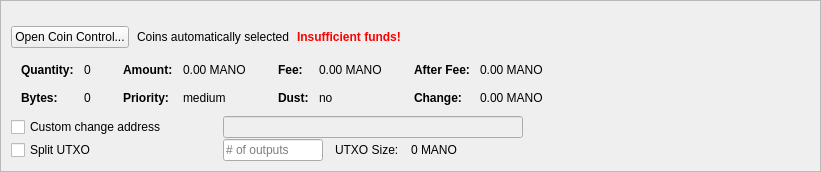
         <widget class="QFrame" name="frameCoinControl">
          <property name="sizePolicy">
           <sizepolicy hsizetype="Expanding" vsizetype="Expanding">
            <horstretch>0</horstretch>
            <verstretch>0</verstretch>
           </sizepolicy>
          </property>
          <property name="maximumSize">
           <size>
            <width>16777215</width>
            <height>16777215</height>
           </size>
          </property>
          <property name="frameShape">
           <enum>QFrame::StyledPanel</enum>
          </property>
          <property name="frameShadow">
           <enum>QFrame::Sunken</enum>
          </property>
          <layout class="QVBoxLayout" name="verticalLayoutCoinControl2">
           <property name="spacing">
            <number>0</number>
           </property>
           <property name="leftMargin">
            <number>0</number>
           </property>
           <property name="topMargin">
            <number>0</number>
           </property>
           <property name="rightMargin">
            <number>0</number>
           </property>
           <property name="bottomMargin">
            <number>0</number>
           </property>
           <item>
            <widget class="QFrame" name="frameCoinControl_BG">
             <layout class="QVBoxLayout" name="verticalLayoutCoinControl" stretch="0,0,0,0,0,0">
              <property name="spacing">
               <number>1</number>
              </property>
              <property name="leftMargin">
               <number>10</number>
              </property>
              <property name="topMargin">
               <number>10</number>
              </property>
              <item>
               <layout class="QHBoxLayout" name="horizontalLayoutCoinControl1">
                <property name="bottomMargin">
                 <number>15</number>
                </property>
                <item>
                 <layout class="QVBoxLayout" name="verticalLayout_3">
                  <property name="spacing">
                   <number>6</number>
                  </property>
                 </layout>
                </item>
               </layout>
              </item>
              <item>
               <layout class="QHBoxLayout" name="horizontalLayoutCoinControl2" stretch="0,0,0,0">
                <property name="spacing">
                 <number>8</number>
                </property>
                <property name="bottomMargin">
                 <number>10</number>
                </property>
                <item>
                 <widget class="QPushButton" name="pushButtonCoinControl">
                  <property name="sizePolicy">
                   <sizepolicy hsizetype="Minimum" vsizetype="Fixed">
                    <horstretch>0</horstretch>
                    <verstretch>0</verstretch>
                   </sizepolicy>
                  </property>
                  <property name="styleSheet">
                   <string notr="true"/>
                  </property>
                  <property name="text">
                   <string>Open Coin Control...</string>
                  </property>
                  <property name="autoDefault">
                   <bool>false</bool>
                  </property>
                 </widget>
                </item>
                <item>
                 <widget class="QLabel" name="labelCoinControlAutomaticallySelected">
                  <property name="text">
                   <string>Coins automatically selected</string>
                  </property>
                  <property name="margin">
                   <number>5</number>
                  </property>
                 </widget>
                </item>
                <item>
                 <widget class="QLabel" name="labelCoinControlInsuffFunds">
                  <property name="font">
                   <font>
                    <weight>75</weight>
                    <bold>true</bold>
                   </font>
                  </property>
                  <property name="styleSheet">
                   <string notr="true">color:red;font-weight:bold;</string>
                  </property>
                  <property name="text">
                   <string>Insufficient funds!</string>
                  </property>
                  <property name="margin">
                   <number>5</number>
                  </property>
                 </widget>
                </item>
                <item>
                 <spacer name="horizontalSpacerCoinControl">
                  <property name="orientation">
                   <enum>Qt::Horizontal</enum>
                  </property>
                  <property name="sizeHint" stdset="0">
                   <size>
                    <width>40</width>
                    <height>1</height>
                   </size>
                  </property>
                 </spacer>
                </item>
               </layout>
              </item>
              <item>
               <widget class="QWidget" name="widgetCoinControl" native="true">
                <property name="sizePolicy">
                 <sizepolicy hsizetype="Preferred" vsizetype="Preferred">
                  <horstretch>0</horstretch>
                  <verstretch>0</verstretch>
                 </sizepolicy>
                </property>
                <property name="minimumSize">
                 <size>
                  <width>0</width>
                  <height>0</height>
                 </size>
                </property>
                <property name="styleSheet">
                 <string notr="true"/>
                </property>
                <layout class="QHBoxLayout" name="horizontalLayoutCoinControl5">
                 <property name="leftMargin">
                  <number>0</number>
                 </property>
                 <property name="topMargin">
                  <number>0</number>
                 </property>
                 <property name="rightMargin">
                  <number>0</number>
                 </property>
                 <property name="bottomMargin">
                  <number>0</number>
                 </property>
                 <item>
                  <layout class="QHBoxLayout" name="horizontalLayoutCoinControl3" stretch="0,0,0,1">
                   <property name="spacing">
                    <number>20</number>
                   </property>
                   <property name="topMargin">
                    <number>0</number>
                   </property>
                   <property name="bottomMargin">
                    <number>10</number>
                   </property>
                   <item>
                    <layout class="QFormLayout" name="formLayoutCoinControl1">
                     <property name="horizontalSpacing">
                      <number>10</number>
                     </property>
                     <property name="verticalSpacing">
                      <number>14</number>
                     </property>
                     <property name="leftMargin">
                      <number>10</number>
                     </property>
                     <property name="topMargin">
                      <number>4</number>
                     </property>
                     <property name="rightMargin">
                      <number>6</number>
                     </property>
                     <item row="0" column="0">
                      <widget class="QLabel" name="labelCoinControlQuantityText">
                       <property name="font">
                        <font>
                         <weight>75</weight>
                         <bold>true</bold>
                        </font>
                       </property>
                       <property name="text">
                        <string>Quantity:</string>
                       </property>
                       <property name="margin">
                        <number>0</number>
                       </property>
                      </widget>
                     </item>
                     <item row="0" column="1">
                      <widget class="QLabel" name="labelCoinControlQuantity">
                       <property name="cursor">
                        <cursorShape>IBeamCursor</cursorShape>
                       </property>
                       <property name="contextMenuPolicy">
                        <enum>Qt::ActionsContextMenu</enum>
                       </property>
                       <property name="text">
                        <string notr="true">0</string>
                       </property>
                       <property name="margin">
                        <number>0</number>
                       </property>
                       <property name="textInteractionFlags">
                        <set>Qt::LinksAccessibleByMouse|Qt::TextSelectableByKeyboard|Qt::TextSelectableByMouse</set>
                       </property>
                      </widget>
                     </item>
                     <item row="1" column="0">
                      <widget class="QLabel" name="labelCoinControlBytesText">
                       <property name="font">
                        <font>
                         <weight>75</weight>
                         <bold>true</bold>
                        </font>
                       </property>
                       <property name="text">
                        <string>Bytes:</string>
                       </property>
                      </widget>
                     </item>
                     <item row="1" column="1">
                      <widget class="QLabel" name="labelCoinControlBytes">
                       <property name="cursor">
                        <cursorShape>IBeamCursor</cursorShape>
                       </property>
                       <property name="contextMenuPolicy">
                        <enum>Qt::ActionsContextMenu</enum>
                       </property>
                       <property name="text">
                        <string notr="true">0</string>
                       </property>
                       <property name="textInteractionFlags">
                        <set>Qt::LinksAccessibleByMouse|Qt::TextSelectableByKeyboard|Qt::TextSelectableByMouse</set>
                       </property>
                      </widget>
                     </item>
                    </layout>
                   </item>
                   <item>
                    <layout class="QFormLayout" name="formLayoutCoinControl2">
                     <property name="horizontalSpacing">
                      <number>10</number>
                     </property>
                     <property name="verticalSpacing">
                      <number>14</number>
                     </property>
                     <property name="leftMargin">
                      <number>6</number>
                     </property>
                     <property name="topMargin">
                      <number>4</number>
                     </property>
                     <property name="rightMargin">
                      <number>6</number>
                     </property>
                     <item row="0" column="0">
                      <widget class="QLabel" name="labelCoinControlAmountText">
                       <property name="font">
                        <font>
                         <weight>75</weight>
                         <bold>true</bold>
                        </font>
                       </property>
                       <property name="text">
                        <string>Amount:</string>
                       </property>
                       <property name="margin">
                        <number>0</number>
                       </property>
                      </widget>
                     </item>
                     <item row="0" column="1">
                      <widget class="QLabel" name="labelCoinControlAmount">
                       <property name="cursor">
                        <cursorShape>IBeamCursor</cursorShape>
                       </property>
                       <property name="contextMenuPolicy">
                        <enum>Qt::ActionsContextMenu</enum>
                       </property>
                       <property name="text">
                        <string notr="true">0.00 MANO</string>
                       </property>
                       <property name="textInteractionFlags">
                        <set>Qt::LinksAccessibleByMouse|Qt::TextSelectableByKeyboard|Qt::TextSelectableByMouse</set>
                       </property>
                      </widget>
                     </item>
                     <item row="1" column="0">
                      <widget class="QLabel" name="labelCoinControlPriorityText">
                       <property name="font">
                        <font>
                         <weight>75</weight>
                         <bold>true</bold>
                        </font>
                       </property>
                       <property name="text">
                        <string>Priority:</string>
                       </property>
                      </widget>
                     </item>
                     <item row="1" column="1">
                      <widget class="QLabel" name="labelCoinControlPriority">
                       <property name="cursor">
                        <cursorShape>IBeamCursor</cursorShape>
                       </property>
                       <property name="contextMenuPolicy">
                        <enum>Qt::ActionsContextMenu</enum>
                       </property>
                       <property name="text">
                        <string>medium</string>
                       </property>
                       <property name="textInteractionFlags">
                        <set>Qt::LinksAccessibleByMouse|Qt::TextSelectableByKeyboard|Qt::TextSelectableByMouse</set>
                       </property>
                      </widget>
                     </item>
                    </layout>
                   </item>
                   <item>
                    <layout class="QFormLayout" name="formLayoutCoinControl3">
                     <property name="horizontalSpacing">
                      <number>10</number>
                     </property>
                     <property name="verticalSpacing">
                      <number>14</number>
                     </property>
                     <property name="leftMargin">
                      <number>6</number>
                     </property>
                     <property name="topMargin">
                      <number>4</number>
                     </property>
                     <property name="rightMargin">
                      <number>6</number>
                     </property>
                     <item row="0" column="0">
                      <widget class="QLabel" name="labelCoinControlFeeText">
                       <property name="font">
                        <font>
                         <weight>75</weight>
                         <bold>true</bold>
                        </font>
                       </property>
                       <property name="text">
                        <string>Fee:</string>
                       </property>
                       <property name="margin">
                        <number>0</number>
                       </property>
                      </widget>
                     </item>
                     <item row="0" column="1">
                      <widget class="QLabel" name="labelCoinControlFee">
                       <property name="cursor">
                        <cursorShape>IBeamCursor</cursorShape>
                       </property>
                       <property name="contextMenuPolicy">
                        <enum>Qt::ActionsContextMenu</enum>
                       </property>
                       <property name="text">
                        <string notr="true">0.00 MANO</string>
                       </property>
                       <property name="textInteractionFlags">
                        <set>Qt::LinksAccessibleByMouse|Qt::TextSelectableByKeyboard|Qt::TextSelectableByMouse</set>
                       </property>
                      </widget>
                     </item>
                     <item row="1" column="0">
                      <widget class="QLabel" name="labelCoinControlLowOutputText">
                       <property name="font">
                        <font>
                         <weight>75</weight>
                         <bold>true</bold>
                        </font>
                       </property>
                       <property name="text">
                        <string>Dust:</string>
                       </property>
                      </widget>
                     </item>
                     <item row="1" column="1">
                      <widget class="QLabel" name="labelCoinControlLowOutput">
                       <property name="cursor">
                        <cursorShape>IBeamCursor</cursorShape>
                       </property>
                       <property name="contextMenuPolicy">
                        <enum>Qt::ActionsContextMenu</enum>
                       </property>
                       <property name="text">
                        <string>no</string>
                       </property>
                       <property name="textInteractionFlags">
                        <set>Qt::LinksAccessibleByMouse|Qt::TextSelectableByKeyboard|Qt::TextSelectableByMouse</set>
                       </property>
                      </widget>
                     </item>
                    </layout>
                   </item>
                   <item>
                    <layout class="QFormLayout" name="formLayoutCoinControl4">
                     <property name="horizontalSpacing">
                      <number>10</number>
                     </property>
                     <property name="verticalSpacing">
                      <number>14</number>
                     </property>
                     <property name="leftMargin">
                      <number>6</number>
                     </property>
                     <property name="topMargin">
                      <number>4</number>
                     </property>
                     <property name="rightMargin">
                      <number>6</number>
                     </property>
                     <item row="0" column="0">
                      <widget class="QLabel" name="labelCoinControlAfterFeeText">
                       <property name="font">
                        <font>
                         <weight>75</weight>
                         <bold>true</bold>
                        </font>
                       </property>
                       <property name="text">
                        <string>After Fee:</string>
                       </property>
                       <property name="margin">
                        <number>0</number>
                       </property>
                      </widget>
                     </item>
                     <item row="0" column="1">
                      <widget class="QLabel" name="labelCoinControlAfterFee">
                       <property name="cursor">
                        <cursorShape>IBeamCursor</cursorShape>
                       </property>
                       <property name="contextMenuPolicy">
                        <enum>Qt::ActionsContextMenu</enum>
                       </property>
                       <property name="text">
                        <string notr="true">0.00 MANO</string>
                       </property>
                       <property name="textInteractionFlags">
                        <set>Qt::LinksAccessibleByMouse|Qt::TextSelectableByKeyboard|Qt::TextSelectableByMouse</set>
                       </property>
                      </widget>
                     </item>
                     <item row="1" column="0">
                      <widget class="QLabel" name="labelCoinControlChangeText">
                       <property name="font">
                        <font>
                         <weight>75</weight>
                         <bold>true</bold>
                        </font>
                       </property>
                       <property name="text">
                        <string>Change:</string>
                       </property>
                      </widget>
                     </item>
                     <item row="1" column="1">
                      <widget class="QLabel" name="labelCoinControlChange">
                       <property name="cursor">
                        <cursorShape>IBeamCursor</cursorShape>
                       </property>
                       <property name="contextMenuPolicy">
                        <enum>Qt::ActionsContextMenu</enum>
                       </property>
                       <property name="text">
                        <string notr="true">0.00 MANO</string>
                       </property>
                       <property name="textInteractionFlags">
                        <set>Qt::LinksAccessibleByMouse|Qt::TextSelectableByKeyboard|Qt::TextSelectableByMouse</set>
                       </property>
                      </widget>
                     </item>
                    </layout>
                   </item>
                  </layout>
                 </item>
                </layout>
               </widget>
              </item>
              <item>
               <layout class="QHBoxLayout" name="horizontalLayoutCoinControl4">
                <property name="spacing">
                 <number>12</number>
                </property>
                <property name="sizeConstraint">
                 <enum>QLayout::SetDefaultConstraint</enum>
                </property>
                <property name="topMargin">
                 <number>0</number>
                </property>
                <property name="rightMargin">
                 <number>0</number>
                </property>
                <item>
                 <widget class="QCheckBox" name="checkBoxCoinControlChange">
                  <property name="sizePolicy">
                   <sizepolicy hsizetype="Preferred" vsizetype="Preferred">
                    <horstretch>0</horstretch>
                    <verstretch>0</verstretch>
                   </sizepolicy>
                  </property>
                  <property name="minimumSize">
                   <size>
                    <width>200</width>
                    <height>0</height>
                   </size>
                  </property>
                  <property name="maximumSize">
                   <size>
                    <width>200</width>
                    <height>16777215</height>
                   </size>
                  </property>
                  <property name="toolTip">
                   <string>If this is activated, but the change address is empty or invalid, change will be sent to a newly generated address.</string>
                  </property>
                  <property name="text">
                   <string>Custom change address</string>
                  </property>
                 </widget>
                </item>
                <item>
                 <widget class="QValidatedLineEdit" name="lineEditCoinControlChange">
                  <property name="enabled">
                   <bool>false</bool>
                  </property>
                  <property name="sizePolicy">
                   <sizepolicy hsizetype="Preferred" vsizetype="Preferred">
                    <horstretch>0</horstretch>
                    <verstretch>0</verstretch>
                   </sizepolicy>
                  </property>
                  <property name="minimumSize">
                   <size>
                    <width>300</width>
                    <height>0</height>
                   </size>
                  </property>
                 </widget>
                </item>
                <item>
                 <widget class="QLabel" name="labelCoinControlChangeLabel">
                  <property name="sizePolicy">
                   <sizepolicy hsizetype="Preferred" vsizetype="Preferred">
                    <horstretch>0</horstretch>
                    <verstretch>0</verstretch>
                   </sizepolicy>
                  </property>
                  <property name="minimumSize">
                   <size>
                    <width>100</width>
                    <height>0</height>
                   </size>
                  </property>
                  <property name="text">
                   <string/>
                  </property>
                  <property name="margin">
                   <number>3</number>
                  </property>
                 </widget>
                </item>
               </layout>
              </item>
              <item>
               <layout class="QHBoxLayout" name="horizontalLayoutCoinControl6">
                <property name="spacing">
                 <number>12</number>
                </property>
                <property name="rightMargin">
                 <number>0</number>
                </property>
                <item>
                 <widget class="QCheckBox" name="splitBlockCheckBox">
                  <property name="sizePolicy">
                   <sizepolicy hsizetype="Preferred" vsizetype="Preferred">
                    <horstretch>0</horstretch>
                    <verstretch>0</verstretch>
                   </sizepolicy>
                  </property>
                  <property name="minimumSize">
                   <size>
                    <width>200</width>
                    <height>0</height>
                   </size>
                  </property>
                  <property name="maximumSize">
                   <size>
                    <width>200</width>
                    <height>16777215</height>
                   </size>
                  </property>
                  <property name="text">
                   <string>Split UTXO</string>
                  </property>
                 </widget>
                </item>
                <item>
                 <widget class="QLineEdit" name="splitBlockLineEdit">
                  <property name="sizePolicy">
                   <sizepolicy hsizetype="Preferred" vsizetype="Preferred">
                    <horstretch>50</horstretch>
                    <verstretch>0</verstretch>
                   </sizepolicy>
                  </property>
                  <property name="minimumSize">
                   <size>
                    <width>100</width>
                    <height>0</height>
                   </size>
                  </property>
                  <property name="maximumSize">
                   <size>
                    <width>100</width>
                    <height>16777215</height>
                   </size>
                  </property>
                  <property name="placeholderText">
                   <string># of outputs</string>
                  </property>
                 </widget>
                </item>
                <item>
                 <widget class="QLabel" name="labelBlockSizeText">
                  <property name="text">
                   <string>UTXO Size:</string>
                  </property>
                 </widget>
                </item>
                <item>
                 <widget class="QLabel" name="labelBlockSize">
                  <property name="text">
                   <string>0 MANO</string>
                  </property>
                 </widget>
                </item>
                <item>
                 <spacer name="horizontalSpacer_7">
                  <property name="orientation">
                   <enum>Qt::Horizontal</enum>
                  </property>
                  <property name="sizeHint" stdset="0">
                   <size>
                    <width>40</width>
                    <height>20</height>
                   </size>
                  </property>
                 </spacer>
                </item>
               </layout>
              </item>
              <item>
               <spacer name="verticalSpacerCoinControl">
                <property name="orientation">
                 <enum>Qt::Vertical</enum>
                </property>
                <property name="sizeHint" stdset="0">
                 <size>
                  <width>800</width>
                  <height>1</height>
                 </size>
                </property>
               </spacer>
              </item>
             </layout>
            </widget>
           </item>
          </layout>
         </widget>
